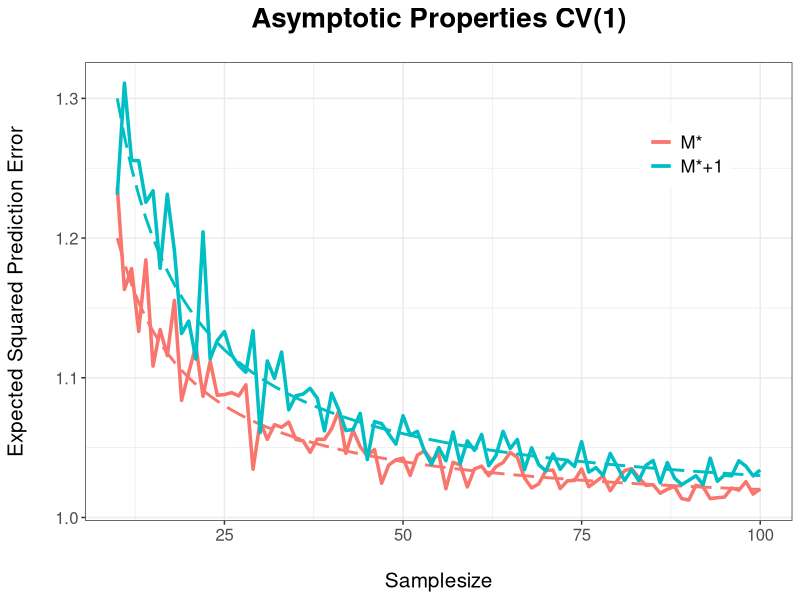
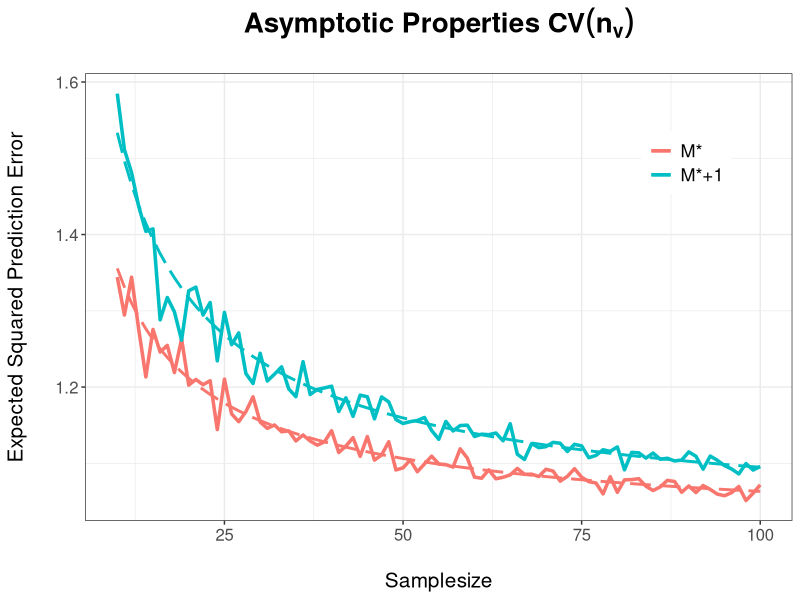
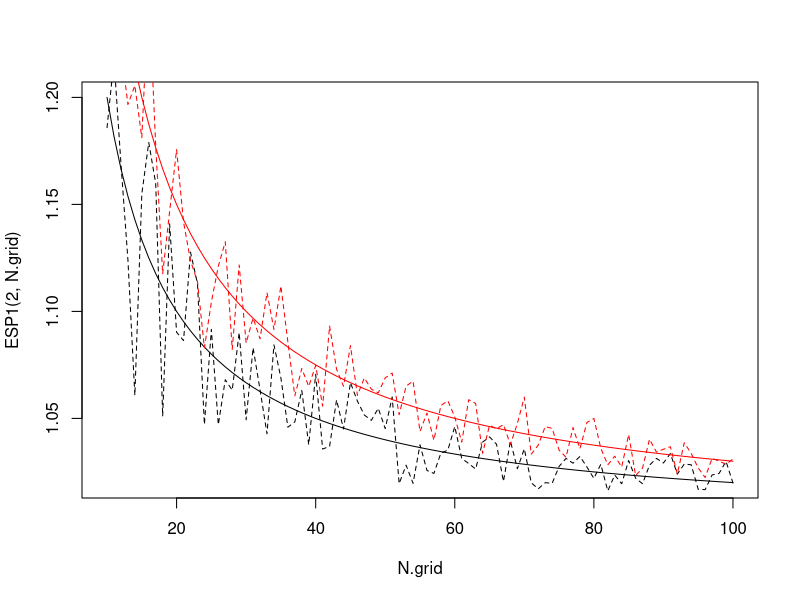
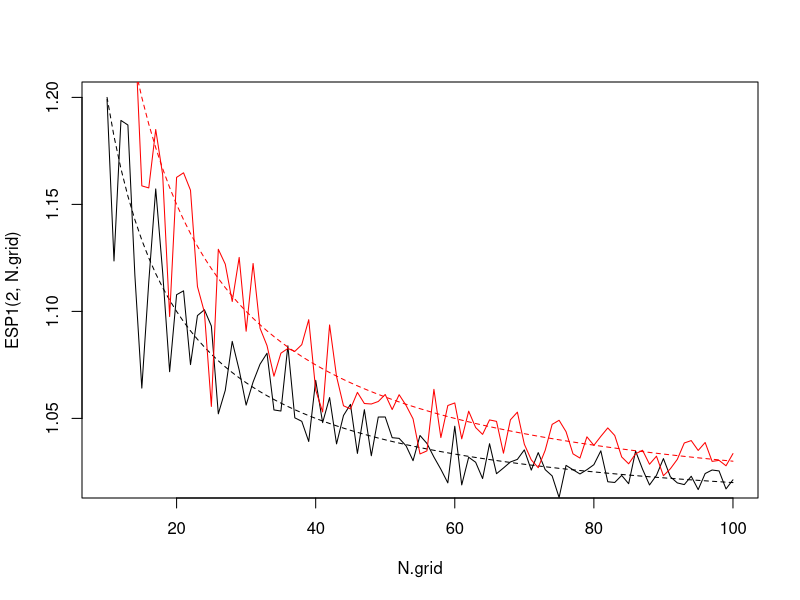
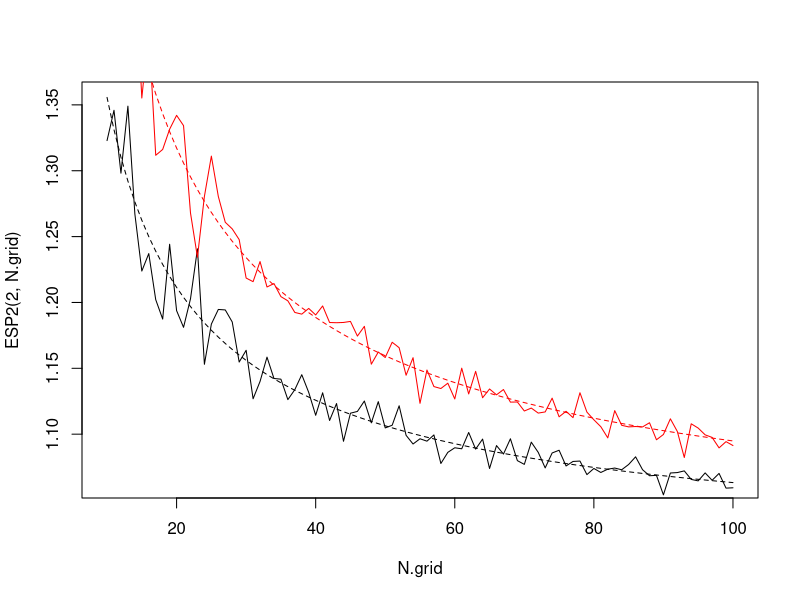

Write the R code that produced these figures, in order.
library(dplyr)
library(tidyr)
library(ggplot2)

  ESP1 <- function(a,n){
  return(1+a/n)
}
ESP2 <- function(a,n){
  return(1+a/n^(3/4))
}
ESP1_M <- function(a,n){
  X <- c()
  for (i in 1:length(n)) {
    X[i] <- rnorm(1,0,00.5/n[i])
  }
  return(1+a/n+X)
}
ESP2_M <- function(a,n){
  X <- c()
  for (i in 1:length(n)) {
    X[i] <- rnorm(1,0,00.5/n[i])
  }
  return(1+a/n^(3/4)+X)
}

N.grid <-seq(10,100,1)

d <- data.frame("Samplesize"=N.grid,"ESPE1_2"=ESP1(2,N.grid),"ESPE1_3"=ESP1(3,N.grid),"ASPE1_2"=ESP1_M(2,N.grid),"ASPE1_3"=ESP1_M(3,N.grid))

ggplot(d,aes(x=Samplesize)) +
  geom_line(aes(y=ESPE1_2,color = "M*"),size =1,linetype=5) +
  geom_line(aes(y=ASPE1_2,color = "M*"),size =1.2) +
  geom_line(aes(y=ESPE1_3,color = "M*+1"),size =1,linetype=5) +
  geom_line(aes(y=ASPE1_3,color = "M*+1"),size =1.2) +
  ylab("Expected Squared Prediction Error") + ggtitle("Asymptotic Properties CV(1)") +
  theme_bw() +
  theme(text = element_text(size=15),
        plot.title = element_text(size = 20,hjust = 0.5,face="bold")) +
  theme(axis.title.x = element_text(size = 15)) +
  theme(axis.title.y = element_text(size = 15)) +
  theme(axis.title.y = element_text(margin = margin(t = 0, r = 20, b = 0, l = 0))) +
  theme(axis.title.x = element_text(margin = margin(t = 20, r = 0, b = 0, l = 0))) +
  theme(plot.title = element_text(margin = margin(t = 0, r = 0 , b = 20, l = 0))) +
  theme(legend.title=element_blank(),legend.text = element_text(size = 13)) +
  theme(legend.position = c(0.85,0.8))

d <-data.frame("Samplesize"=N.grid,"ESPE2_2"=ESP2(2,N.grid),"ESPE2_3"=ESP2(3,N.grid),"ASPE2_2"=ESP2_M(2,N.grid),"ASPE2_3"=ESP2_M(3,N.grid))

ggplot(d,aes(x=Samplesize)) +
  geom_line(aes(y=ESPE2_2,color = "M*"),size =1,linetype=5) +
  geom_line(aes(y=ASPE2_2,color = "M*"),size =1.2) +
  geom_line(aes(y=ESPE2_3,color = "M*+1"),size =1,linetype=5) +
  geom_line(aes(y=ASPE2_3,color = "M*+1"),size =1.2) +
  ylab("Expected Squared Prediction Error") + ggtitle(expression(bold(paste("Asymptotic Properties ",CV(n[v]))))) +
  theme_bw() +
  theme(text = element_text(size=15),
        plot.title = element_text(size = 20,hjust = 0.5,face="bold")) +
  theme(axis.title.x = element_text(size = 15)) +
  theme(axis.title.y = element_text(size = 15)) +
  theme(axis.title.y = element_text(margin = margin(t = 0, r = 20, b = 0, l = 0))) +
  theme(axis.title.x = element_text(margin = margin(t = 20, r = 0, b = 0, l = 0))) +
  theme(plot.title = element_text(margin = margin(t = 0, r = 0 , b = 20, l = 0))) +
  theme(legend.title=element_blank(),legend.text = element_text(size = 13)) +
  theme(legend.position = c(0.85,0.8))






plot(N.grid,ESP1(2,N.grid),type = "l")
lines(N.grid,ESP1_M(2,N.grid),lty =2)
lines(N.grid,ESP1(3,N.grid),col="red")
lines(N.grid,ESP1_M(3,N.grid),lty = 2,col = "red")

plot(N.grid,ESP1(2,N.grid),type = "l",lty=2)
lines(N.grid,ESP1_M(2,N.grid))
lines(N.grid,ESP1(3,N.grid),col="red",lty =2)
lines(N.grid,ESP1_M(3,N.grid),col = "red")


plot(N.grid,ESP2(2,N.grid),type = "l",lty=2)
lines(N.grid,ESP2_M(2,N.grid))
lines(N.grid,ESP2(3,N.grid),col="red",lty =2)
lines(N.grid,ESP2_M(3,N.grid),col = "red")


